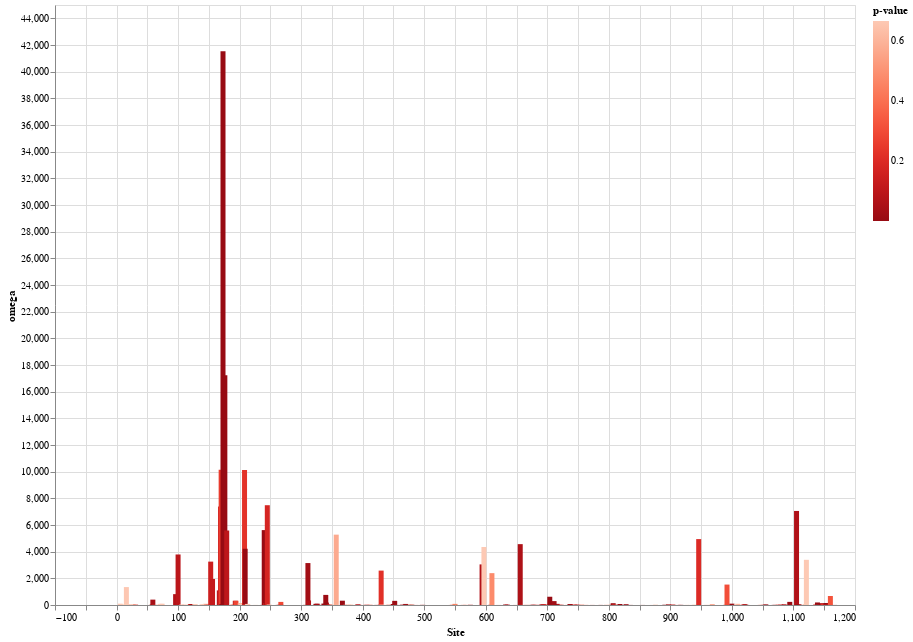

The notebook cell saved with this chart:
### Code cell
source = df

line = alt.Chart(source).mark_bar().encode(
    x='Site',
    y='omega',
    color=alt.Color('p-value', scale=alt.Scale(scheme='reds', reverse=True))
).properties(
    width=800,
    height=600)

line

### Figure 1 — Vega-Lite specification as saved in the notebook (floating-point values rounded to 4 significant figures; data arrays with more than 128 entries replaced by an {"elided": "..."} marker saying what was removed)
{"config": {"view": {"continuousWidth": 400, "continuousHeight": 300}}, "data": {"name": "data-20d7389e2306f3658202c83a4bdd7aad"}, "mark": "bar", "encoding": {"color": {"type": "quantitative", "field": "p-value", "scale": {"reverse": true, "scheme": "reds"}}, "x": {"type": "quantitative", "field": "Site"}, "y": {"type": "quantitative", "field": "omega"}}, "height": 600, "width": 800, "$schema": "https://vega.github.io/schema/vega-lite/v4.8.1.json", "datasets": {"data-20d7389e2306f3658202c83a4bdd7aad": {"elided": "1167 records"}}}
